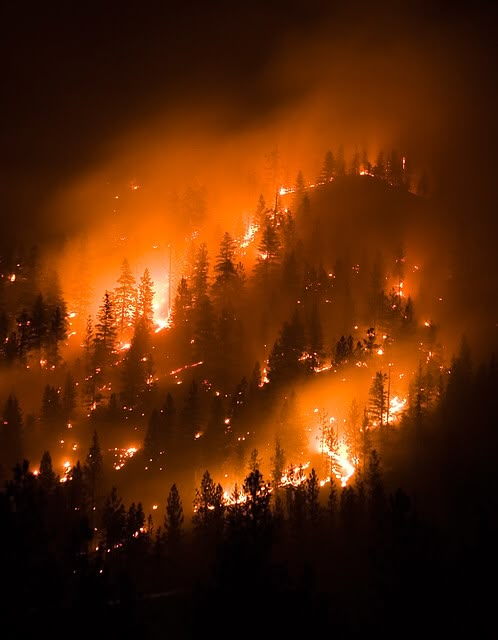
#> input picture TEST2.jpg, 498 x 640 px
$ python Image.py
#> lines starting #> are read from the running program, lines starting #| are printed output that depends on the picture; after the words box and inside, x2 and y2 are one past the last pixel; in counts of white or black regions, pixels touching at a corner belong together
import cv2
import random
from PIL import Image

def CI(Image):
#> called with Image = 'TEST2.jpg'
    im = cv2.imread(Image)        # BGR order!
#> im is the input picture: shape (640, 498, 3); mean B, G, R 6, 37.3, 86.4
    h, w = im.shape[:2]
#> h = 640; w = 498

    ranx = random.randrange(0, w)
#> ranx = 432
    rany = random.randrange(0, h)
#> rany = 394

    w, h = 300, 100
    crop = im[rany:rany + h, ranx:ranx + w]
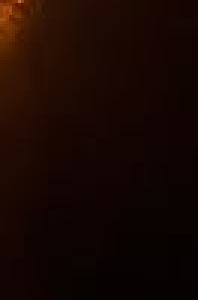
#> crop: shape (100, 66, 3) (shown 3 times larger); mean B, G, R 2.1, 7.2, 23.7

    return crop

def E(crop):
    ran = random.randrange(1, 6)
    if ran == 1:
        rgb = cv2.cvtColor(crop, cv2.COLOR_BGR2RGB)
        return rgb
    elif ran == 2:
        gray = cv2.cvtColor(crop, cv2.COLOR_BGR2GRAY)
        return gray
    elif ran == 3:
        hsv = cv2.cvtColor(crop, cv2.COLOR_BGR2HSV)
        return hsv
    elif ran == 4:
        edges = cv2.Canny(crop, 100, 200)
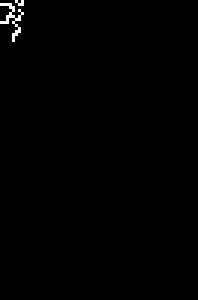
#> edges: shape (100, 66) (shown 3 times larger); 0.5% white in thin lines or dots, all inside (x1, y1, x2, y2) = (0, 0, 8, 14)
        return edges
    else:
        return crop

def LMSI(base_path, overlay_path, n, out_path="out.jpg", opacity=1.0):
    # Work in RGBA so we can use alpha blending
#> called with base_path = 'TEST2.jpg', overlay_path = 'out.jpg', n = 9, out_path = 'stacked.jpg', opacity = 1
    base = Image.open(base_path).convert("RGBA")
    overlay_src = Image.open(overlay_path).convert("RGBA")

    # Optional: apply global opacity to the overlay
    if opacity < 1.0:
        r, g, b, a = overlay_src.split()
        a = a.point(lambda p: int(p * opacity))
        overlay_src = Image.merge("RGBA", (r, g, b, a))

    W, H = base.size
#> W = 498; H = 640
    ow, oh = overlay_src.size
#> ow = 66; oh = 100

    for _ in range(n):
        # keep the overlay fully inside the base
        x = random.randrange(0, max(1, W - ow + 1))
        y = random.randrange(0, max(1, H - oh + 1))
        base.alpha_composite(overlay_src, dest=(x, y))
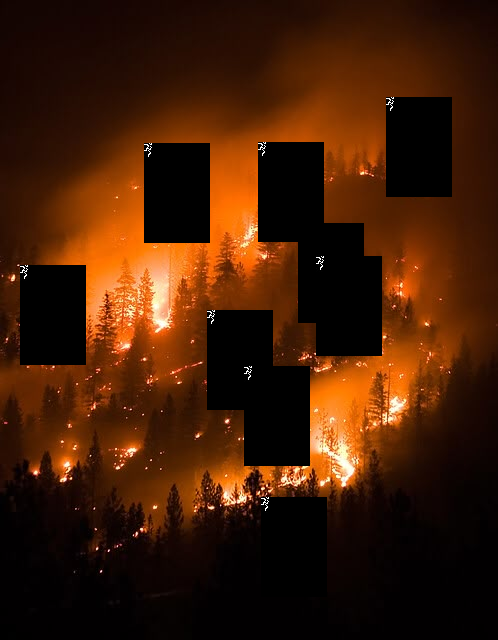
#> base: PIL image 498x640 RGBA; mean R, G, B, A 65.4, 28.5, 5.5, 255

    # Save (JPEG has no alpha → convert to RGB)
    base.convert("RGB").save(out_path, quality=92)

def LM(base_path, overlay_path, n, out_path="out.jpg", opacity=1.0):
    # Work in RGBA so we can use alpha blending
#> called with base_path = 'TEST2.jpg', overlay_path = 'out.jpg', n = 6, out_path = 'stacked2.jpg', opacity = 1
    base = Image.open(base_path).convert("RGBA")
    overlay_src = Image.open(overlay_path).convert("RGBA")

    # Optional: apply global opacity to the overlay
    if opacity < 1.0:
        r, g, b, a = overlay_src.split()
        a = a.point(lambda p: int(p * opacity))
        overlay_src = Image.merge("RGBA", (r, g, b, a))

    W, H = base.size
#> W = 498; H = 640
    ow, oh = overlay_src.size
#> ow = 66; oh = 100

    for _ in range(n):
        # keep the overlay fully inside the base

        crop = CI(base_path)
        Ea = E(crop)
        cv2.imwrite(overlay_path, Ea, [cv2.IMWRITE_JPEG_QUALITY, 90])
        overlay_src = Image.open(overlay_path).convert("RGBA")
#> overlay_src: PIL image 33x95 RGBA

        x = random.randrange(0, max(1, W - ow + 1))
#> x = 75
        y = random.randrange(0, max(1, H - oh + 1))
#> y = 317
        base.alpha_composite(overlay_src, dest=(x, y))

    # Save (JPEG has no alpha → convert to RGB)
    base.convert("RGB").save(out_path, quality=92)
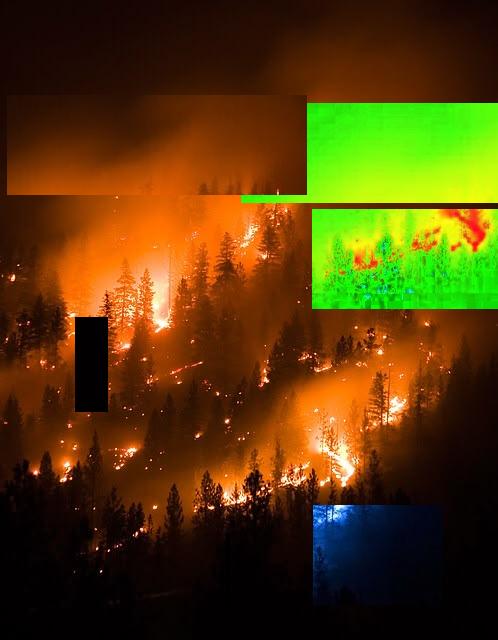
#> saved as stacked2.jpg: PIL image 498x640 RGB; mean R, G, B 85.4, 60.5, 8.8


crop = CI('TEST2.jpg')
Ea = E(crop)
cv2.imwrite("out.jpg", Ea, [cv2.IMWRITE_JPEG_QUALITY, 90])
LMSI("TEST2.jpg", "out.jpg", n=9, out_path="stacked.jpg", opacity=1.0)
LM("TEST2.jpg", "out.jpg", n=6, out_path="stacked2.jpg", opacity=1.0)
